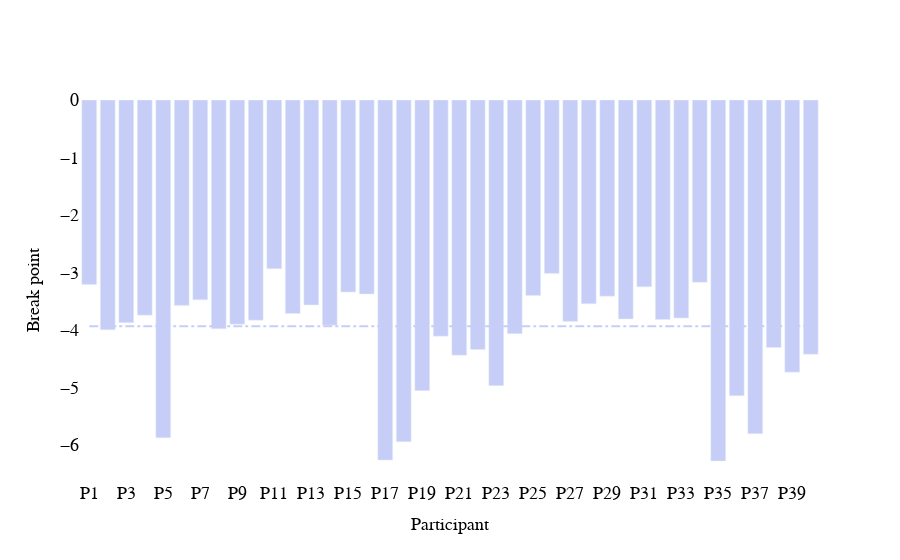

Notebook source saved alongside this figure:
### Markdown cell above
# Understanding the breakpoint for each P

### Code cell
def visualize_by_bar_chart(x_data, y_data, y_axis):    
    bar_fig = go.Bar(x=x_data, y=y_data)
    print(np.mean(y_data))
    
    layout = go.Layout(
      title=go.layout.Title(text='', x=0),
      xaxis=go.layout.XAxis(title=go.layout.xaxis.Title(
      text="Participant", font=dict(family='Times New Roman', size=18, color='#000000')),
      tickmode = 'array', color="#000000", tickfont=dict(family='Times New Roman', size=18)),

      yaxis=go.layout.YAxis(title=go.layout.yaxis.Title(text= y_axis,
      font=dict(family='Times New Roman', size=18, color='#000000')),
      tickmode = 'array', color="#000000", tickfont=dict(family='Times New Roman', size=18)),
      legend=dict(orientation="h", x=0.3, y=1.1,  font=dict(family='Times New Roman', size=18), bgcolor='#FFFFFF'),
        
      plot_bgcolor = '#FFFFFF')
    fig = go.Figure(bar_fig, layout=layout)
    fig.update_traces(marker_color='#C6CEF8')
    fig.add_shape(type="line", x0='P1', y0=np.mean(y_data), x1='P'+str(len(x_data)), y1=np.mean(y_data), line=dict(color='#C6CEF8', width=2, dash="dashdot"))
    fig.show()

if 'Tiles18' in loc_root_features_tiles_18:
    change_file_name = 'tiles_18_n_change.xlsx'
else:
    change_file_name = 'tiles_19_n_change.xlsx'
    
df_change = pd.read_excel(loc_root + 'Hridita/Rhythms/Findings/Jenks/'+change_file_name)
visualize_by_bar_chart(get_id_list(len(set(df_change['p_id']))), list(set(df_change['break_point'])), 'Break point')

### Figure 1 — Plotly figure (JSON) as saved in the notebook; plotly's stock layout.template omitted (floating-point values rounded to 4 significant figures)
{"data": [{"marker": {"color": "#C6CEF8"}, "type": "bar", "x": ["P1", "P2", "P3", "P4", "P5", "P6", "P7", "P8", "P9", "P10", "P11", "P12", "P13", "P14", "P15", "P16", "P17", "P18", "P19", "P20", "P21", "P22", "P23", "P24", "P25", "P26", "P27", "P28", "P29", "P30", "P31", "P32", "P33", "P34", "P35", "P36", "P37", "P38", "P39", "P40"], "y": [-3.208, -3.997, -3.871, -3.743, -5.875, -3.573, -3.474, -3.978, -3.898, -3.829, -2.933, -3.713, -3.563, -3.916, -3.34, -3.374, -6.262, -5.944, -5.054, -4.108, -4.437, -4.34, -4.967, -4.064, -3.401, -3.016, -3.851, -3.544, -3.412, -3.806, -3.249, -3.817, -3.792, -3.171, -6.278, -5.142, -5.803, -4.304, -4.734, -4.422, -4.09, -4.391, -3.881, -3.708, -3.776, -4.222, -3.001, -3.5, -3.629, -3.698, -3.768, -3.705, -3.947, -3.619, -5.406, -4.012, -4.292, -4.648, -4.21, -3.344, -3.63, -2.986, -3.204, -3.828, -3.895, -3.664, -3.634, -6.014, -4.786, -4.391, -4.62, -4.715, -3.22, -3.756, -3.507, -3.527, -3.856, -3.561, -3.223, -3.206, -3.551, -3.234, -2.802, -2.601, -3.746, -3.013, -3.331, -6.182, -4.276, -3.815, -3.757, -3.03, -3.979, -3.937, -3.416, -3.739, -3.439, -3.569, -3.351, -4.008, -4.22, -3.291, -3.235, -3.674, -3.95, -3.527, -3.491, -3.597, -3.34, -3.908, -4.073, -4.679, -3.991, -3.33, -3.627, -6.254, -5.763, -4.624, -3.485, -2.277]}], "layout": {"autosize": true, "legend": {"bgcolor": "#FFFFFF", "font": {"family": "Times New Roman", "size": 18}, "orientation": "h", "x": 0.3, "y": 1.1}, "plot_bgcolor": "#FFFFFF", "shapes": [{"line": {"color": "#C6CEF8", "dash": "dashdot", "width": 2}, "type": "line", "x0": "P1", "x1": "P40", "y0": -3.937, "y1": -3.937}], "title": {"text": "", "x": 0}, "xaxis": {"autorange": true, "color": "#000000", "range": [-0.5, 39.5], "tickfont": {"family": "Times New Roman", "size": 18}, "tickmode": "array", "title": {"font": {"color": "#000000", "family": "Times New Roman", "size": 18}, "text": "Participant"}, "type": "category"}, "yaxis": {"autorange": true, "color": "#000000", "range": [-6.608, 0], "tickfont": {"family": "Times New Roman", "size": 18}, "tickmode": "array", "title": {"font": {"color": "#000000", "family": "Times New Roman", "size": 18}, "text": "Break point"}, "type": "linear"}}}
